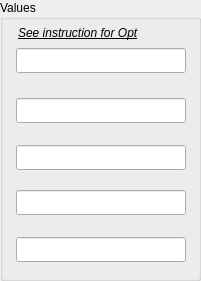
    <widget class="QGroupBox" name="doorsGroupBox_4">
     <property name="geometry">
      <rect>
       <x>270</x>
       <y>180</y>
       <width>201</width>
       <height>281</height>
      </rect>
     </property>
     <property name="title">
      <string>Values</string>
     </property>
     <widget class="QLineEdit" name="lineEdit_31">
      <property name="geometry">
       <rect>
        <x>16</x>
        <y>98</y>
        <width>170</width>
        <height>25</height>
       </rect>
      </property>
     </widget>
     <widget class="QLineEdit" name="lineEdit_32">
      <property name="geometry">
       <rect>
        <x>16</x>
        <y>48</y>
        <width>170</width>
        <height>25</height>
       </rect>
      </property>
     </widget>
     <widget class="QLineEdit" name="lineEdit_35">
      <property name="geometry">
       <rect>
        <x>16</x>
        <y>145</y>
        <width>170</width>
        <height>25</height>
       </rect>
      </property>
     </widget>
     <widget class="QLineEdit" name="lineEdit_36">
      <property name="geometry">
       <rect>
        <x>16</x>
        <y>190</y>
        <width>170</width>
        <height>25</height>
       </rect>
      </property>
     </widget>
     <widget class="QLineEdit" name="lineEdit_37">
      <property name="geometry">
       <rect>
        <x>16</x>
        <y>237</y>
        <width>170</width>
        <height>25</height>
       </rect>
      </property>
     </widget>
     <widget class="QLabel" name="label_48">
      <property name="geometry">
       <rect>
        <x>18</x>
        <y>25</y>
        <width>161</width>
        <height>16</height>
       </rect>
      </property>
      <property name="font">
       <font>
        <pointsize>9</pointsize>
        <weight>50</weight>
        <italic>true</italic>
        <bold>false</bold>
        <underline>true</underline>
       </font>
      </property>
      <property name="text">
       <string>See instruction for Opt</string>
      </property>
     </widget>
    </widget>
